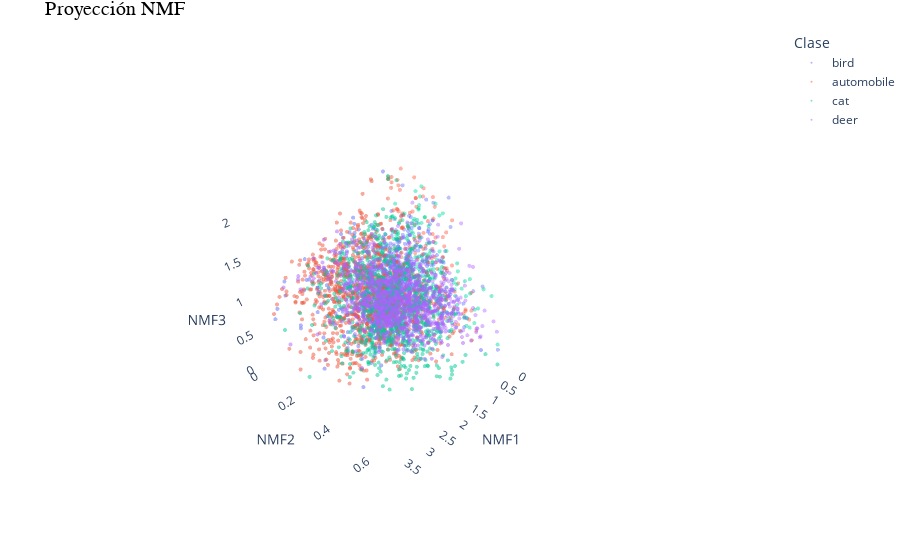

Source (notebook cell):
### Code cell
fig = go.Figure()

for i, clase in enumerate(clases):
    mask = df_nmf_3['Clase'] == clase
    fig.add_trace(go.Scatter3d(
        x=df_nmf_3.loc[mask, 'x_1'],
        y=df_nmf_3.loc[mask, 'x_2'],
        z=df_nmf_3.loc[mask, 'x_3'],
        mode='markers',
        marker=dict(size=1.4, opacity=0.5),
        name=clase
    ))

fig.update_layout(
    title='Proyección NMF',
    scene=dict(
        xaxis_title='NMF1',
        yaxis_title='NMF2',
        zaxis_title='NMF3',
        xaxis=dict(backgroundcolor='rgba(22,22,22,0)'),
        yaxis=dict(backgroundcolor='rgba(0,0,0,0)'),
        zaxis=dict(backgroundcolor='rgba(0,0,0,0)')
    ),
    legend_title='Clase',
    margin=dict(l=0, r=0, b=0, t=30)
)

fig.update_layout(scene_camera=dict(eye=dict(x=2, y=2, z=2)))
fig.update_layout(title_font=dict(size=20, color='black', family='Arial'))

# save as html
fig.write_html(resultados_path / 'NMF-R3.html', include_plotlyjs='cdn')

fig.show()

### Figure 1 — Plotly figure (JSON) as saved in the notebook; plotly's stock layout.template omitted (floating-point values rounded to 4 significant figures; data arrays with more than 128 entries replaced by an {"elided": "..."} marker saying what was removed)
{"data": [{"marker": {"opacity": 0.5, "size": 1.4}, "mode": "markers", "name": "bird", "type": "scatter3d", "x": {"elided": "1032 float values"}, "y": {"elided": "1032 float values"}, "z": {"elided": "1032 float values"}}, {"marker": {"opacity": 0.5, "size": 1.4}, "mode": "markers", "name": "automobile", "type": "scatter3d", "x": {"elided": "974 float values"}, "y": {"elided": "974 float values"}, "z": {"elided": "974 float values"}}, {"marker": {"opacity": 0.5, "size": 1.4}, "mode": "markers", "name": "cat", "type": "scatter3d", "x": {"elided": "1016 float values"}, "y": {"elided": "1016 float values"}, "z": {"elided": "1016 float values"}}, {"marker": {"opacity": 0.5, "size": 1.4}, "mode": "markers", "name": "deer", "type": "scatter3d", "x": {"elided": "999 float values"}, "y": {"elided": "999 float values"}, "z": {"elided": "999 float values"}}], "layout": {"legend": {"title": {"text": "Clase"}}, "margin": {"b": 0, "l": 0, "r": 0, "t": 30}, "scene": {"camera": {"eye": {"x": 2, "y": 2, "z": 2}}, "xaxis": {"backgroundcolor": "rgba(22,22,22,0)", "title": {"text": "NMF1"}}, "yaxis": {"backgroundcolor": "rgba(0,0,0,0)", "title": {"text": "NMF2"}}, "zaxis": {"backgroundcolor": "rgba(0,0,0,0)", "title": {"text": "NMF3"}}}, "title": {"font": {"color": "black", "family": "Arial", "size": 20}, "text": "Proyección NMF"}}}
